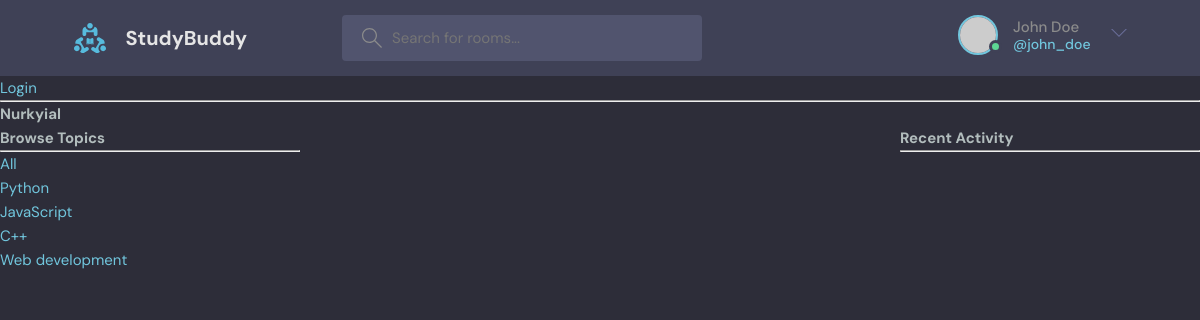
Screenshot of /profile/3/ with the database file from the repository.
### base/models.py (models this page shows, shortened)
class Topic(models.Model):
    name = models.CharField(max_length=200)

### base/views.py (the view)
# urls.py: path('profile/<str:pk>/', views.userProfile, name='user-profile'),
def userProfile(request, pk):
    user = User.objects.get(id=pk)
    rooms = user.room_set.all()
    room_messages = user.message_set.all()
    topics = Topic.objects.all()
    context = {'user':user, 'rooms':rooms, 'room_messages':room_messages, 'topics':topics}
    return render(request, 'base/profile.html', context)

### base/templates/base/profile.html (shortened to what this page needs)
{% extends "main.html" %} {% block content %}
<h1>{{user.username}}</h1>
<div class="profile-container">
  <div>{% include "base/topics_component.html" %}</div>
  <div>{% include "base/feed_component.html" %}</div>
  <div>{% include "base/activity_component.html" %}</div>
</div>
{% endblock content %}

### base/templates/base/topics_component.html
<h3>Browse Topics</h3>
<hr />
<div>
  <a href="{% url 'home' %}">All</a>
</div>
{% for topic in topics%}
<div>
  <a href="{% url 'home' %}?q={{topic.name}}">{{topic.name}}</a>
</div>
{% endfor %}

### static/styles/style.css (style rules this page uses)
:root { --color-main: #71c6dd; --color-main-light: #e1f6fb; --color-dark: #3f4156; --color-dark-medium: #51546e; --color-dark-light: #696d97; --color-light: #e5e5e5; --color-gray: #8b8b8b; --color-light-gray: #b2bdbd; --color-bg: #2d2d39; --color-success: #5dd693; --color-error: #fc4b0b; }
* { font-family: "DM Sans", -apple-system, BlinkMacSystemFont, "Segoe UI", Roboto, Oxygen, Ubuntu, Cantarell, "Open Sans", "Helvetica Neue", sans-serif; margin: 0; padding: 0; box-sizing: border-box; text-rendering: optimizeLegibility; font-size: inherit; }
html { font-size: 56.25%; }
@media only screen and (min-width: 1200px) { html { font-size: 62.5%; } }
body { line-height: 1.6; font-weight: 400; font-size: 1.5rem; color: var(--color-light-gray); background-color: var(--color-bg); min-height: 100vh; }
a { display: inline-block; color: var(--color-main); text-decoration: none; }

### base/templates/base/profile.html (style rules this page uses)
.profile-container { display: grid; grid-template-columns: 1fr 2fr 1fr; }

### rows the page displays
Topic: name "Python"
Topic: name "JavaScript"
Topic: name "C++"
Topic: name "Web development"

### other values shown
{{ user.username }} "Nurkyial"
